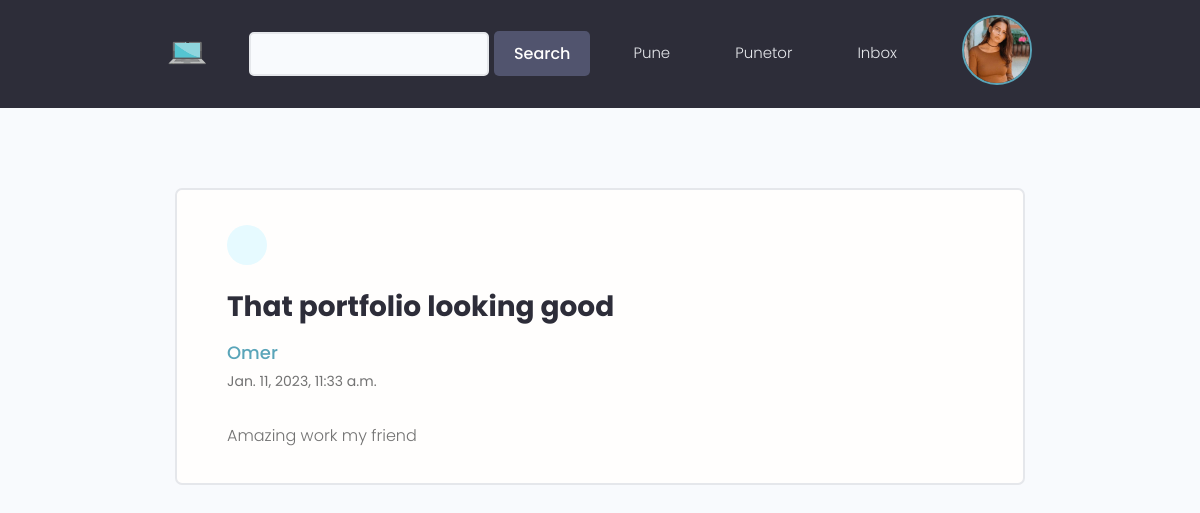
Screenshot of /message/80d46c18-4a76-40ad-a5e1-87a680e7fbba/ (signed in) with the database file from the repository.
### users/models.py (models this page shows, shortened)
class Profile(models.Model):
    user = models.OneToOneField(User , on_delete = models.CASCADE ,  null=True , blank=True)
    name = models.CharField(max_length=150 , null=True , blank=True)
    sur_name = models.CharField(max_length=150 , null=True , blank=True)
    email = models.EmailField(max_length=500 , blank=True , null=True)
    username = models.CharField(max_length=200 ,unique = True ,blank=True , null=True)
    profilepic = models.ImageField(blank=True , null=True, upload_to='profiles/', default='static/images/profiles/user-default.png')
    bio = models.TextField(blank=True , null=True)
    skills = models.ManyToManyField('Skills', blank=True)
    CV = models.FileField(upload_to='CV/',blank=True , null=True)
    resume = models.FileField(upload_to='Resume/',blank=True , null=True)
    birth_date = models.DateField(blank=True, null=True)
    business = models.BooleanField(default=False)
    location = models.CharField(max_length=200 , blank=True , null=True)
    created = models.DateTimeField(auto_now_add = True)
    id = models.UUIDField(default=uuid.uuid4 , unique=True ,
                        primary_key=True , editable=False)

class Message(models.Model):
    sender = models.ForeignKey(Profile , on_delete=models.SET_NULL ,blank=True , null=True)
    recipient = models.ForeignKey(Profile , on_delete=models.SET_NULL , blank=True , null=True , related_name='messages')
    name = models.CharField(max_length=200 , blank=True , null=True)
    email = models.EmailField(max_length=200 , blank=True , null=True)
    subject = models.CharField(max_length=200 , blank=True , null=True)
    body = models.TextField()
    is_read = models.BooleanField(default=False , null=True)
    created = models.DateTimeField(auto_now_add = True)
    id = models.UUIDField(default=uuid.uuid4 , unique=True ,
                        primary_key=True , editable=False)
    class Meta:
        ordering = ['is_read','-created']

### users/views.py (the view)
# urls.py: path('message/<str:pk>/',views.viewMessage, name='message'),
@login_required(login_url='login')
def viewMessage(request , pk):
    profile = request.user.profile
    message = profile.messages.get(id=pk)
    if message.is_read == False:
        message.is_read = True
        message.save()
    context = {'message':message}
    return render(request , 'users/message.html', context)

### users/templates/users/message.html (shortened to what this page needs)
{% extends 'base.html' %}
{% block content %}
  <main class="messagePage my-xl">
    <div class="content-box">
      <div class="message">
        <a class="backButton" href="{% url 'inbox' %}"></a>
        <h2 class="message__subject">{{message.subject}}</h4>
          <a href="{% url 'profile' message.id %}" class="message__author">{{message.name}}</a>
          <p class="message__date">{{message.created}}</p>
          <div class="message__body">
            {{message.body|linebreaks}}
          </div>
      </div>
    </div>
  </main>
{% endblock content %}

### templates/navbar.html (shortened to what this page needs)
{% load static %}
<header class="header">
    <div class="container container--narrow">
      <a href="{% url 'home' %}" class="header__logo">
        <img style="float: left;" src="{% static 'images/logo.png' %}" alt="DevSearch Logo" />
      </a>
      <div class="hero-section__search">
        <form class="form" action="" method="get">
          <div style="font-size: 10px;" class="form__field">
            <input style="width: 70%;" class="input input--text" id="formInput#search" type="text" name="text"/>
          </div>
          <input style="margin-left: -15px;" class="btn btn--sub" type="submit" value="Search" />
        </form>
      </div>
      <nav class="header__nav">
        <ul class="header__menu">
          {% if request.path == '/kerko-pune/' %}
          <li class="header__menuItem"><a href="{% url 'shpall-pune' %}">Shpall Pune</a></li>
          {% else %}
          <li class="header__menuItem"><a href="{% url 'kerko-pune' %}">Pune</a></li>
          {% endif %}
          <li class="header__menuItem"><a href="{% url 'puntor' %}">Punetor</a></li>
          {% if request.user.is_authenticated %}
          <li class="header__menuItem"><a href="{% url 'inbox' %}">Inbox</a></li>
        <span onclick="openNav()">
            {% if user.profile.profilepic %}
            <img class="avatar avatar--md" src="{{ user.profile.profilepic.url }}" >
            {% else %}
            <img src="{% static 'images/profiles/user-default.png' %}" class="avatar avatar--md">
            {% endif %}
        </span>
          {% else %}
          <li class="header__menuItem"><a href="{% url 'login' %}" class="btn btn--sub">Login/Sign Up</a></li>
          {% endif%}
        </ul>
      </nav>
    </div>
</header>

### static/styles/app.css (style rules this page uses)
:root { --color-sub: #2d2d39; }
.btn--sub { background-color: var(--color-sub-light); }
img { width: 100%; }
.content-box { width: 95%; max-width: 85rem; margin: 0 auto; }
.header { position: sticky; z-index: 111; background-color: var(--color-sub); padding: 1.5rem 0; }
.header > .container { display: flex; justify-content: space-between; align-items: center; }
.header__logo > img { height: 3.8rem; }
.header__nav > ul { display: inline-flex; align-items: center; list-style: none; gap: 6.5rem; }
.header__menuItem > a { color: var(--color-light); font-weight: 300; }
.hero-section__search > .form { display: flex; align-items: center; justify-content: center; gap: 2rem; }
.hero-section__search > .form input.input--text { width: 50rem; }
.message { padding: 2.5rem 0; }
.message > a { display: flex; gap: 1rem; }
.message__author, .message__date { flex-basis: 25%; }
.message__subject { flex-basis: 50%; }
.message__date { text-align: right; }
.messagePage .message { list-style: none; background: var(--color-white); padding: 3.5rem 5rem; border: 2px solid var(--color-light); border-radius: 0.7rem; }
.messagePage .message__subject { font-size: 2.8rem; color: var(--color-sub); margin-bottom: 1rem; margin-top: 2rem; }
.messagePage .message__author { font-size: 1.8rem; font-weight: 500; }
.messagePage .message__date { font-size: 1.4rem; font-weight: 400; text-align: left; margin-bottom: 3rem; }
.backButton { background: var(--color-main-light); color: var(--color-main); width: 4rem; height: 4rem; display: flex; align-items: center; justify-content: center; border-radius: 50%; }

### static/uikit/styles/modules/_variables.css (style rules this page uses)
:root { --color-main: #5aa5b9; --color-main-light: #e6faff; --color-sub: #3f4156; --color-sub-light: #51546e; --color-sub-lighter: #ededfd; --color-text: #737373; --color-gray: #8b8b8b; --color-light: #e5e7eb; --color-light-gray: #767676; --color-bg: #f8fafd; --color-white: #fffefd; --color-white-light: #f3f3f3; --color-success: #359e64; --color-success-bg: #def8e8; --color-error: #fc4b0b; --color-error-bg: #fff2ee; --font-base: 'Poppins', arial, helvetica, 'Segoe UI', roboto, ubuntu, sans-serif; --font-monospace: 'Fira Code', 'Courier New', courier, monospace; --font-regular: 300; --font-medium: 500; --font-bold: 700; --generic-shadow: 1px 1px 5px #00000010; --generic-transition: all 0.3s ease-in-out; }

### static/uikit/styles/modules/_base.css (style rules this page uses)
* { margin: 0; padding: 0; box-sizing: border-box; text-rendering: optimizeLegibility; color: inherit; font-size: inherit; }
html { font-size: 50%; }
@media only screen and (min-width: 480px) { html { font-size: 56.25%; } }
@media only screen and (min-width: 1200px) { html { font-size: 62.5%; } }
body { line-height: 1.6; font-weight: 400; font-size: 1.5rem; color: var(--color-text); background-color: var(--color-bg); min-height: 100vh; }

### static/uikit/styles/modules/_typography.css (style rules this page uses)
* { font-family: var(--font-base); }
h2 { font-size: 3.6rem; font-weight: var(--font-bold); }
p, span, strong { font-size: 1.6rem; color: var(--color-text); font-weight: var(--font-regular); }
a { padding-bottom: 2px; text-decoration: none; display: inline-block; color: var(--color-main); font-weight: var(--font-medium); }

### static/uikit/styles/modules/_utilities.css (style rules this page uses)
.container { width: 92%; max-width: 165rem; margin: 0 auto; box-sizing: border-box; }
.container--narrow { width: 92%; max-width: 120rem; }
@media screen and (min-width: 1000px) { .container { width: 90%; } }
@media screen and (min-width: 1000px) { .container--narrow { width: 85%; } }
@media screen and (min-width: 1200px) { .container { width: 80%; } }
@media screen and (min-width: 1200px) { .container--narrow { width: 72%; } }
.my-xl { margin: 8rem auto; }

### static/uikit/styles/modules/_avatar.css (style rules this page uses)
.avatar { border-radius: 50%; border: 2px solid var(--color-main); object-fit: cover; }
.avatar--md { height: 7rem; width: 7rem; }

### static/uikit/styles/modules/_button.css (style rules this page uses)
.btn { display: inline-block; position: relative; cursor: pointer; background-color: var(--color-light); font-weight: var(--font-medium); color: var(--color-sub); text-decoration: none; padding: 1rem 2rem; border-radius: 0.5rem; border: none; width: -webkit-fit-content; width: -moz-fit-content; width: fit-content; height: -webkit-fit-content; height: -moz-fit-content; height: fit-content; font-size: 1.6rem; outline-width: 0; outline-color: transparent; -webkit-backface-visibility: hidden; backface-visibility: hidden; transition: all 0.3s ease-in-out; }
.btn--sub { background-color: var(--color-sub); color: var(--color-white); }

### rows the page displays
Message: subject "That portfolio looking good", name "Omer", created "Jan. 11, 2023, 11:33 a.m.", body "Amazing work my friend"
